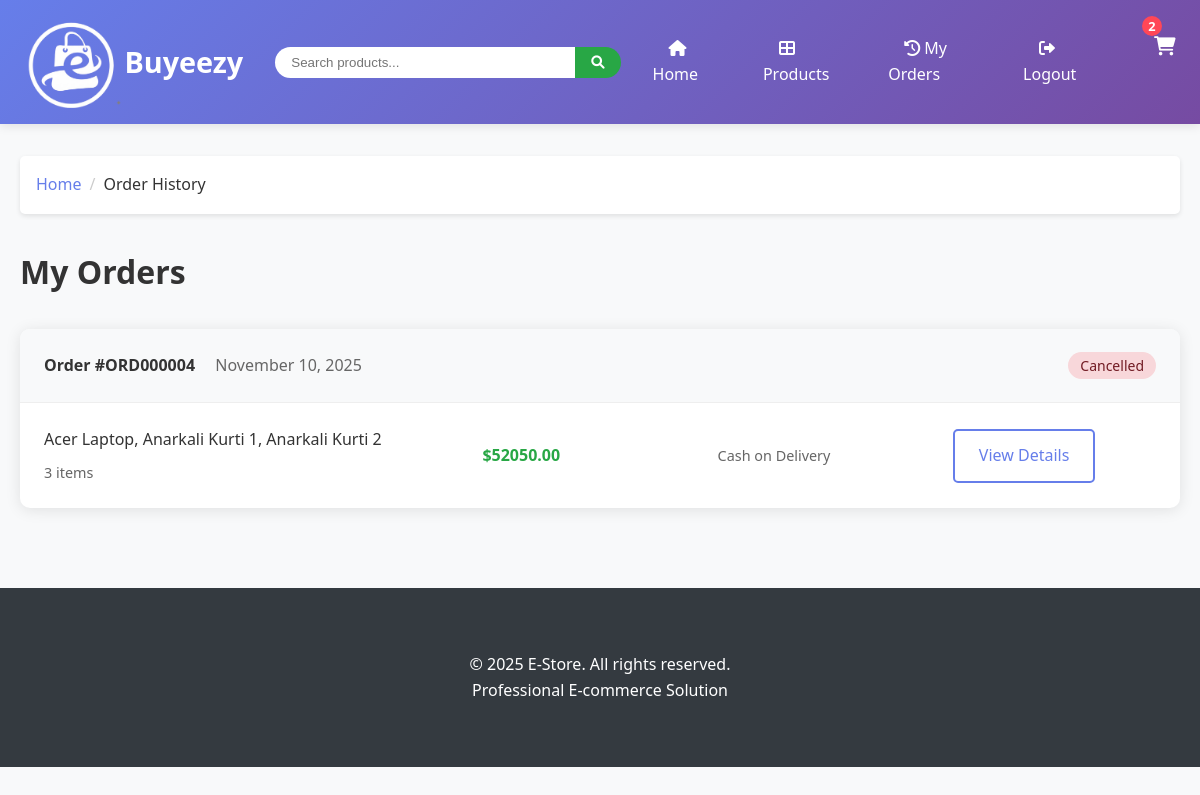
Screenshot of /orders/history/ (signed in) with the database file from the repository.
### orders/models.py (models this page shows, shortened)
class Order(models.Model):
    ORDER_STATUS = (
        ('pending', 'Pending'),
        ('processing', 'Processing'),
        ('shipped', 'Shipped'),
        ('delivered', 'Delivered'),
        ('cancelled', 'Cancelled'),
    )
    PAYMENT_METHODS = (
        ('credit_card', 'Credit Card'),
        ('debit_card', 'Debit Card'),
        ('paypal', 'PayPal'),
        ('cod', 'Cash on Delivery'),
    )
    order_id = models.CharField(max_length=20, unique=True, default='', editable=False)
    user = models.ForeignKey(User, on_delete=models.CASCADE)
    first_name = models.CharField(max_length=100)
    last_name = models.CharField(max_length=100)
    email = models.EmailField()
    address = models.TextField()
    city = models.CharField(max_length=100)
    state = models.CharField(max_length=100)
    postal_code = models.CharField(max_length=20)
    phone = models.CharField(max_length=20)
    payment_method = models.CharField(max_length=20, choices=PAYMENT_METHODS, default='credit_card')
    total_amount = models.DecimalField(max_digits=10, decimal_places=2)
    status = models.CharField(max_length=20, choices=ORDER_STATUS, default='pending')
    created_at = models.DateTimeField(auto_now_add=True)
    updated_at = models.DateTimeField(auto_now=True)

class OrderItem(models.Model):
    order = models.ForeignKey(Order, related_name='items', on_delete=models.CASCADE)
    product = models.ForeignKey('store.Product', related_name='order_items', on_delete=models.CASCADE)
    price = models.DecimalField(max_digits=10, decimal_places=2)
    quantity = models.PositiveIntegerField(default=1)

### store/models.py (models this page shows, shortened)
class Product(models.Model):
    name = models.CharField(max_length=200)
    slug = models.SlugField(max_length=200, unique=True)
    category = models.ForeignKey(Category, on_delete=models.CASCADE, related_name='products')
    description = models.TextField()
    price = models.DecimalField(max_digits=10, decimal_places=2)
    image = models.ImageField(upload_to='products/', blank=True, null=True)
    stock = models.PositiveIntegerField(default=0)
    available = models.BooleanField(default=True)
    featured = models.BooleanField(default=False)
    created_at = models.DateTimeField(auto_now_add=True)
    updated_at = models.DateTimeField(auto_now=True)
    class Meta:
        ordering = ['-created_at']
        indexes = [
            models.Index(fields=['slug']),
            models.Index(fields=['available']),
            models.Index(fields=['featured']),
        ]

### orders/views.py (the view)
# urls.py: path('history/', views.order_history, name='order_history'),
@login_required
def order_history(request):
    orders = Order.objects.filter(user=request.user).order_by('-created_at')
    for order in orders:
        if not order.order_id:
            order.save()  # This will trigger the save method to generate order_id
    context = {'orders': orders}
    return render(request, 'orders/order_history.html', context)

### cart/context_processors.py (called while the page is built)
def cart_context(request):
    cart_items_count = 0
    cart_total = 0
    if request.user.is_authenticated:
        cart_items = CartItem.objects.filter(user=request.user)
        cart_items_count = cart_items.aggregate(total_items=Sum('quantity'))['total_items'] or 0
        cart_total = cart_items.aggregate(total=Sum(F('quantity') * F('product__price')))['total'] or 0
    return {
        'cart_items_count': cart_items_count,
        'cart_total': cart_total,
    }

### templates/orders/order_history.html (shortened to what this page needs)
{% extends 'base.html' %}
{% block content %}
<nav class="breadcrumb">
    <div class="breadcrumb-item"><a href="{% url 'store:home' %}">Home</a></div>
    <div class="breadcrumb-item active">Order History</div>
</nav>
<h1 style="margin-bottom: 2rem;">My Orders</h1>
{% if orders %}
    <div style="display: flex; flex-direction: column; gap: 1.5rem;">
        {% for order in orders %}
        <div class="card">
            <div class="card-header" style="display: flex; justify-content: space-between; align-items: center;">
                <div>
                    <strong>Order #{{ order.order_id }}</strong>
                    <span style="color: #666; margin-left: 1rem;">{{ order.created_at|date:"F d, Y" }}</span>
                </div>
                <div>
                    <span class="status-badge status-{{ order.status }}">{{ order.get_status_display }}</span>
                </div>
            </div>
            <div class="card-body">
                <div style="display: grid; grid-template-columns: 2fr 1fr 1fr 1fr; gap: 2rem; align-items: center;">
                    <div>
                        <div style="margin-bottom: 0.5rem;">
                            {% for item in order.items.all|slice:":3" %}
                                <span>{{ item.product.name }}{% if not forloop.last %}, {% endif %}</span>
                            {% endfor %}
                        </div>
                        <div style="color: #666; font-size: 0.9rem;">
                            {{ order.items.count }} item{{ order.items.count|pluralize }}
                        </div>
                    </div>
                    <div>
                        <div style="font-weight: bold; color: #28a745;">
                            ${{ order.total_amount }}
                        </div>
                    </div>
                    <div>
                        <div style="font-size: 0.9rem; color: #666;">
                            {{ order.get_payment_method_display }}
                        </div>
                    </div>
                    <div>
                        <a href="{% url 'orders:order_detail' order.order_id %}" class="btn btn-outline">
                            View Details
                        </a>
                    </div>
                </div>
            </div>
        </div>
        {% endfor %}
    </div>
{% endif %}
{% endblock %}

### templates/base.html (style rules this page uses)
* { margin: 0; padding: 0; box-sizing: border-box; }
body { font-family: 'Segoe UI', Tahoma, Geneva, Verdana, sans-serif; line-height: 1.6; color: #333; background-color: #f8f9fa; }
.card { background: white; border-radius: 10px; box-shadow: 0 2px 15px rgba(0,0,0,0.1); overflow: hidden; transition: transform 0.3s, box-shadow 0.3s; }
.card-header { padding: 1.5rem; border-bottom: 1px solid #eee; background-color: #f8f9fa; }
.card-body { padding: 1.5rem; }
.btn { display: inline-block; padding: 0.75rem 1.5rem; border: none; border-radius: 5px; text-decoration: none; text-align: center; cursor: pointer; transition: all 0.3s; font-weight: 500; }
.btn-outline { background-color: transparent; border: 2px solid #667eea; color: #667eea; }
.breadcrumb { display: flex; list-style: none; background-color: white; padding: 1rem; border-radius: 5px; margin-bottom: 2rem; box-shadow: 0 2px 5px rgba(0,0,0,0.1); }
.breadcrumb-item { color: #666; }
.breadcrumb-item + .breadcrumb-item::before { content: '/'; margin: 0 0.5rem; color: #ccc; }
.breadcrumb-item.active { color: #333; font-weight: 500; }
.breadcrumb-item a { color: #667eea; text-decoration: none; }

### templates/orders/order_history.html (style rules this page uses)
.status-badge { padding: 0.25rem 0.75rem; border-radius: 20px; font-size: 0.875rem; font-weight: 500; }
.status-cancelled { background-color: #f8d7da; color: #721c24; }

### rows the page displays
Order: order_id "ORD000004", created_at "November 10, 2025", status "Cancelled", items.count "3", total_amount "52050.00", payment_method "Cash on Delivery"
OrderItem: product.name "Acer Laptop"
OrderItem: product.name "Anarkali Kurti 1"
OrderItem: product.name "Anarkali Kurti 2"

### other values shown
{{ cart_items_count }} "2"
